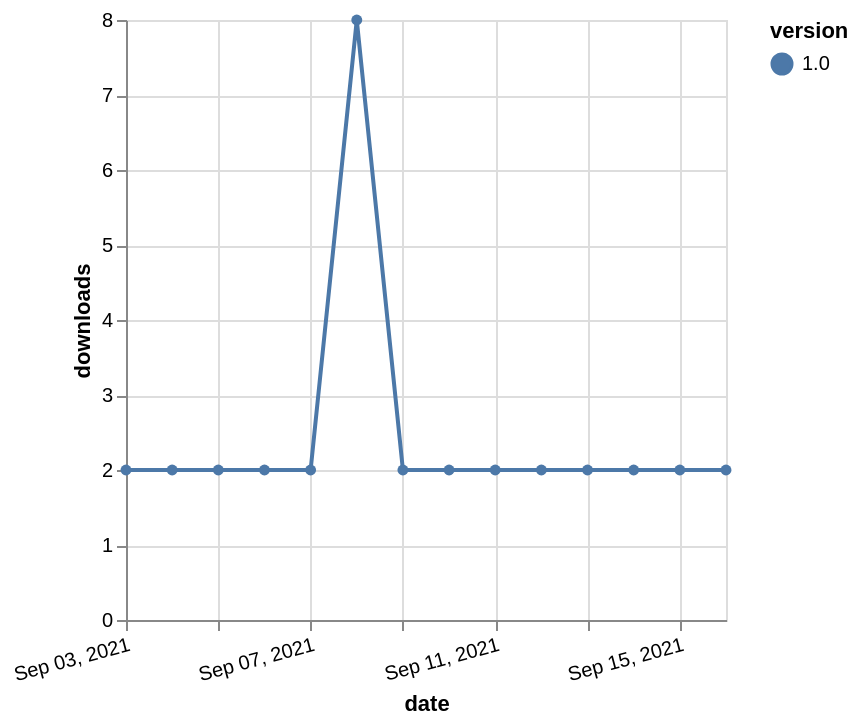

The Vega-Lite source for this figure:
### Vega-Lite specification from a JSON file in a GitHub repository (floating-point values rounded to 4 significant figures)
{"$schema": "https://vega.github.io/schema/vega-lite/v5.json", "description": "A simple bar chart with embedded data.", "data": {"values": [{"date": "2021-09-03", "total": 4037, "delta": 2, "version": "1.0"}, {"date": "2021-09-04", "total": 4039, "delta": 2, "version": "1.0"}, {"date": "2021-09-05", "total": 4041, "delta": 2, "version": "1.0"}, {"date": "2021-09-06", "total": 4043, "delta": 2, "version": "1.0"}, {"date": "2021-09-07", "total": 4045, "delta": 2, "version": "1.0"}, {"date": "2021-09-08", "total": 4053, "delta": 8, "version": "1.0"}, {"date": "2021-09-09", "total": 4055, "delta": 2, "version": "1.0"}, {"date": "2021-09-10", "total": 4057, "delta": 2, "version": "1.0"}, {"date": "2021-09-11", "total": 4059, "delta": 2, "version": "1.0"}, {"date": "2021-09-12", "total": 4061, "delta": 2, "version": "1.0"}, {"date": "2021-09-13", "total": 4063, "delta": 2, "version": "1.0"}, {"date": "2021-09-14", "total": 4065, "delta": 2, "version": "1.0"}, {"date": "2021-09-15", "total": 4067, "delta": 2, "version": "1.0"}, {"date": "2021-09-16", "total": 4069, "delta": 2, "version": "1.0"}]}, "width": "container", "mark": {"type": "line", "point": {"filled": true}}, "encoding": {"x": {"field": "date", "type": "temporal", "timeUnit": "yearmonthdate", "title": "date", "axis": {"labelAngle": -15}}, "y": {"field": "delta", "type": "quantitative", "title": "downloads"}, "color": {"field": "version", "type": "nominal"}, "tooltip": {"field": "delta"}}}
